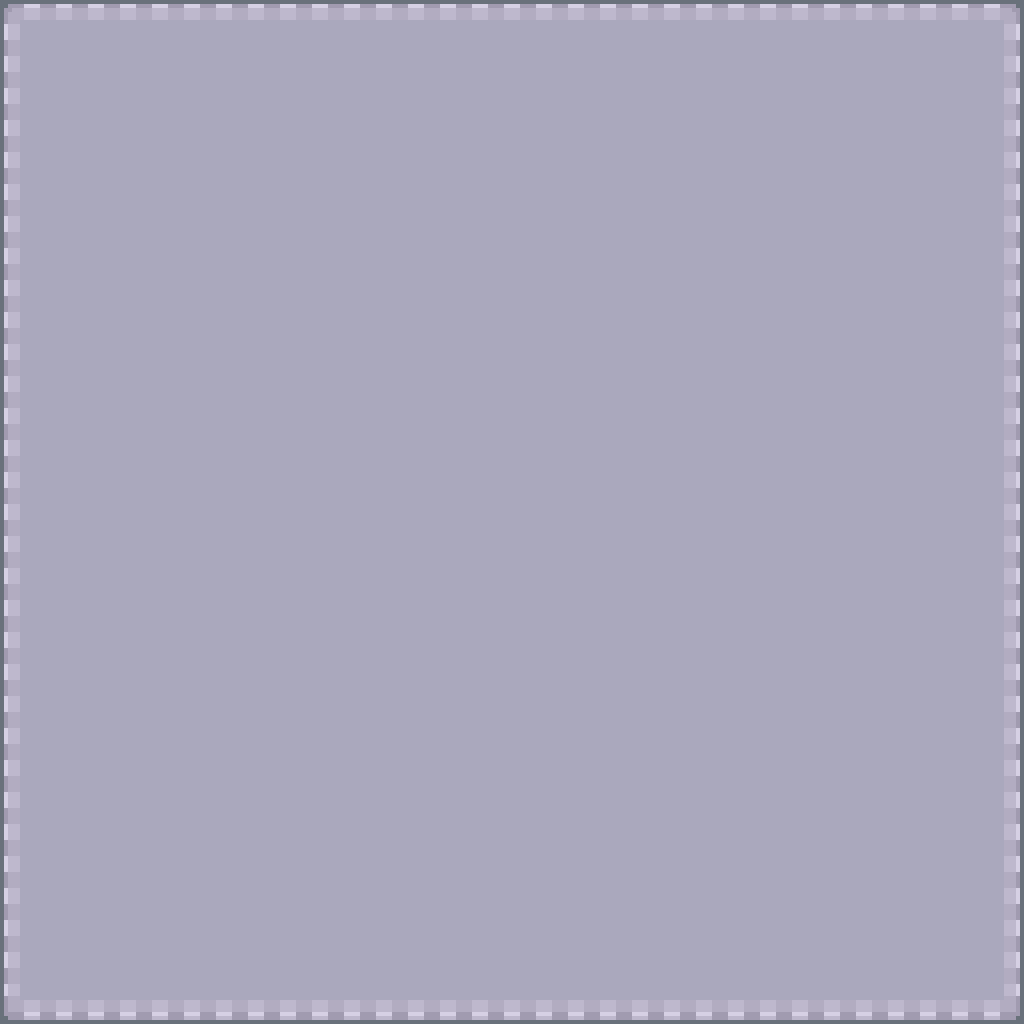

This is a level from a 2D game, rendered from its Tiled map with the project's own tilesets. A one-line summary and the complete map file follow:
An orthogonal 32x32 tile map with 32x32 px tiles, 1 tile layer (Camada de Blocos 1).

<map version="1.10" tiledversion="1.10.2" orientation="orthogonal" renderorder="right-down" width="32" height="32" tilewidth="32" tileheight="32" infinite="0" nextlayerid="2" nextobjectid="1">
 <tileset firstgid="1" name="novo" tilewidth="32" tileheight="32" tilecount="216" columns="18">
  <image source="tileset.png" width="576" height="384" />
 </tileset>
 <layer id="1" name="Camada de Blocos 1" width="32" height="32">
  <data encoding="csv">
13,14,15,16,17,14,15,16,17,14,15,16,17,14,15,16,17,14,15,16,17,14,15,16,17,14,15,16,17,14,15,18,
31,70,70,70,70,70,70,70,70,70,70,70,70,70,70,70,70,70,70,70,70,70,70,70,70,70,70,70,70,70,70,36,
49,70,70,70,70,70,70,70,70,70,70,70,70,70,70,70,70,70,70,70,70,70,70,70,70,70,70,70,70,70,70,54,
67,70,70,70,70,70,70,70,70,70,70,70,70,70,70,70,70,70,70,70,70,70,70,70,70,70,70,70,70,70,70,72,
85,70,70,70,70,70,70,70,70,70,70,70,70,70,70,70,70,70,70,70,70,70,70,70,70,70,70,70,70,70,70,90,
31,70,70,70,70,70,70,70,70,70,70,70,70,70,70,70,70,70,70,70,70,70,70,70,70,70,70,70,70,70,70,36,
49,70,70,70,70,70,70,70,70,70,70,70,70,70,70,70,70,70,70,70,70,70,70,70,70,70,70,70,70,70,70,54,
67,70,70,70,70,70,70,70,70,70,70,70,70,70,70,70,70,70,70,70,70,70,70,70,70,70,70,70,70,70,70,72,
85,70,70,70,70,70,70,70,70,70,70,70,70,70,70,70,70,70,70,70,70,70,70,70,70,70,70,70,70,70,70,90,
31,70,70,70,70,70,70,70,70,70,70,70,70,70,70,70,70,70,70,70,70,70,70,70,70,70,70,70,70,70,70,36,
49,70,70,70,70,70,70,70,70,70,70,70,70,70,70,70,70,70,70,70,70,70,70,70,70,70,70,70,70,70,70,54,
67,70,70,70,70,70,70,70,70,70,70,70,70,70,70,70,70,70,70,70,70,70,70,70,70,70,70,70,70,70,70,72,
85,70,70,70,70,70,70,70,70,70,70,70,70,70,70,70,70,70,70,70,70,70,70,70,70,70,70,70,70,70,70,90,
31,70,70,70,70,70,70,70,70,70,70,70,70,70,70,70,70,70,70,70,70,70,70,70,70,70,70,70,70,70,70,36,
49,70,70,70,70,70,70,70,70,70,70,70,70,70,70,70,70,70,70,70,70,70,70,70,70,70,70,70,70,70,70,54,
67,70,70,70,70,70,70,70,70,70,70,70,70,70,70,70,70,70,70,70,70,70,70,70,70,70,70,70,70,70,70,72,
85,70,70,70,70,70,70,70,70,70,70,70,70,70,70,70,70,70,70,70,70,70,70,70,70,70,70,70,70,70,70,90,
31,70,70,70,70,70,70,70,70,70,70,70,70,70,70,70,70,70,70,70,70,70,70,70,70,70,70,70,70,70,70,36,
49,70,70,70,70,70,70,70,70,70,70,70,70,70,70,70,70,70,70,70,70,70,70,70,70,70,70,70,70,70,70,54,
67,70,70,70,70,70,70,70,70,70,70,70,70,70,70,70,70,70,70,70,70,70,70,70,70,70,70,70,70,70,70,72,
85,70,70,70,70,70,70,70,70,70,70,70,70,70,70,70,70,70,70,70,70,70,70,70,70,70,70,70,70,70,70,90,
31,70,70,70,70,70,70,70,70,70,70,70,70,70,70,70,70,70,70,70,70,70,70,70,70,70,70,70,70,70,70,36,
49,70,70,70,70,70,70,70,70,70,70,70,70,70,70,70,70,70,70,70,70,70,70,70,70,70,70,70,70,70,70,54,
67,70,70,70,70,70,70,70,70,70,70,70,70,70,70,70,70,70,70,70,70,70,70,70,70,70,70,70,70,70,70,72,
85,70,70,70,70,70,70,70,70,70,70,70,70,70,70,70,70,70,70,70,70,70,70,70,70,70,70,70,70,70,70,90,
31,70,70,70,70,70,70,70,70,70,70,70,70,70,70,70,70,70,70,70,70,70,70,70,70,70,70,70,70,70,70,36,
49,70,70,70,70,70,70,70,70,70,70,70,70,70,70,70,70,70,70,70,70,70,70,70,70,70,70,70,70,70,70,54,
67,70,70,70,70,70,70,70,70,70,70,70,70,70,70,70,70,70,70,70,70,70,70,70,70,70,70,70,70,70,70,72,
85,70,70,70,70,70,70,70,70,70,70,70,70,70,70,70,70,70,70,70,70,70,70,70,70,70,70,70,70,70,70,90,
31,70,70,70,70,70,70,70,70,70,70,70,70,70,70,70,70,70,70,70,70,70,70,70,70,70,70,70,70,70,70,36,
49,70,70,70,70,70,70,70,70,70,70,70,70,70,70,70,70,70,70,70,70,70,70,70,70,70,70,70,70,70,70,54,
103,104,105,106,107,104,105,106,107,104,105,106,107,104,105,106,107,104,105,106,107,104,105,106,107,104,105,106,107,104,105,108
</data>
 </layer>
</map>
